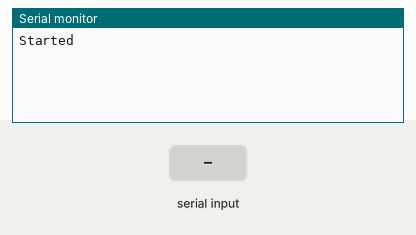
Bench run of a sketch on a simulated Arduino Uno, built with avr-gcc and run on an emulated ATmega328P. Parts: the last lines printed to the serial monitor. Inputs (shaded band) come from the test bench.

Above: at 1.2 s.
1.3 s: "BOOP 2" received over the second serial link
At 1.9 s:
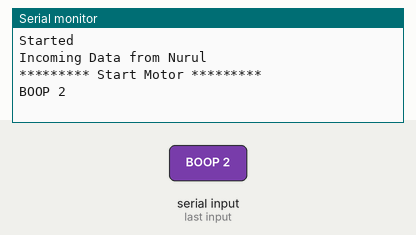
2.8 s: "BOOP 4" received over the second serial link
At 3.8 s:
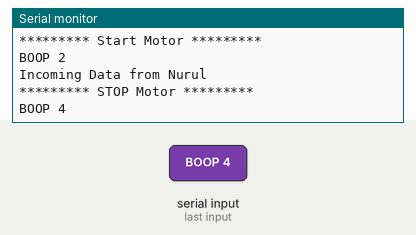
4.3 s: "1" received over the second serial link
At 5.7 s:
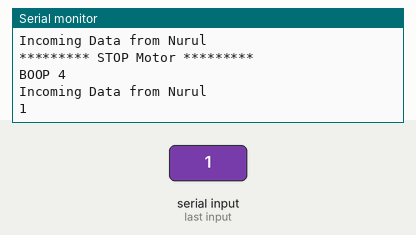

Measured:
- after the input at 1.3 s, the serial monitor: prints a new line at once (image 1)
- after the input at 2.8 s, the serial monitor: prints a new line after 0.06 s (image 2)
- after the input at 4.3 s, the serial monitor: prints a new line after 0.08 s (image 3)

The sketch:

arduino_code.ino
```cpp
#include "SoftwareSerial.h"
SoftwareSerial serial_connection(10,11);
#define BUFFER_SIZE 64
char inData[BUFFER_SIZE];
char inChar=-1;
int count=0;
int i=0;

void setup() {
  Serial.begin(9600);
  serial_connection.begin(9600);
  serial_connection.println("Ready!!!");
  Serial.println("Started");
}

void loop() {
  byte byte_count=serial_connection.available();
  if (byte_count){
    Serial.println("Incoming Data from Nurul");
    int first_bytes=byte_count;
    int remaining_bytes=0;
    if(first_bytes>=BUFFER_SIZE-1){
      remaining_bytes=byte_count-(BUFFER_SIZE-1);
    }
    for(i=0;i<first_bytes;i++){
      inChar=serial_connection.read();
      inData[i]=inChar;
    }
    inData[i]='\0';//This ends the character array with a null character. This signals the end of a string
    if(String(inData)=="BOOP 2")//This could be any motor start string we choose from the python script
    {
      Serial.println("********* Start Motor *********");
    }
    else if(String(inData)=="BOOP 4")//Again this is an arbitrary choice. It would probably be something like: MOTOR_STOP
    {
      Serial.println("********* STOP Motor *********");
    }
    for(i=0;i<remaining_bytes;i++)//This burns off any remaining bytes that the buffer can't handle.
    {
      inChar=serial_connection.read();
    }
    Serial.println(inData);//Print to the monitor what was detected
    serial_connection.println("Hello from Blue "+String(count));//Then send an incrmented string back to the python script
    count++;//Increment the line counter
  }
  delay(100);//Pause for a moment
}
```
